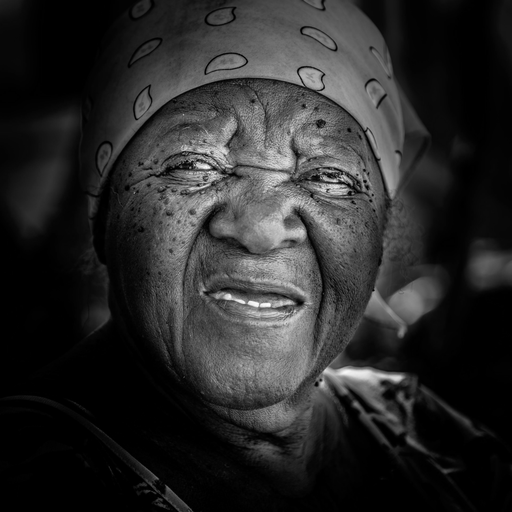
%> input picture output/round2_final/package_stage/data/processed/dark_face_512.png, 512 x 512 px
$ octave compare_histeq_bins.m   (GNU Octave 9; MATLAB toolbox functions it lacks are replaced by stand-ins)
%> lines starting %> are read from the running program, lines starting %| are printed output that depends on the picture
root = 'C:/Users/CAI BIN/Desktop/photo_analysis/output';
outDir = 'C:/Users/CAI BIN/Desktop/photo_analysis/output/round2_final/verification_results';
inputPath = fullfile(root, 'data', 'processed', 'dark_face_512.png');
pythonPath = fullfile(root, 'results', 'histogram_equalized.png');
I = imread(inputPath);
%> I is the input picture: size 512x512 uint8; min 0, max 255, mean 42.1
P = imread(pythonPath);
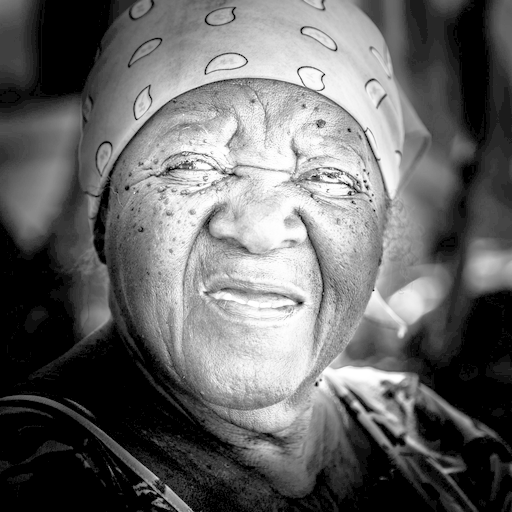
%> input picture output/round2_final/verification_results/unpacked_package_test/results/histogram_equalized.png, 512 x 512 px
%> P is the input picture: size 512x512 uint8; min 0, max 255, mean 103.3
if ~isequal(size(I), size(P)) || ~isequal(size(I), [512 512]) || ~isa(I, 'uint8') || ~isa(P, 'uint8')
    error('Input and Python result must be aligned 512-by-512 uint8 grayscale images.');
end
J64 = histeq(I);
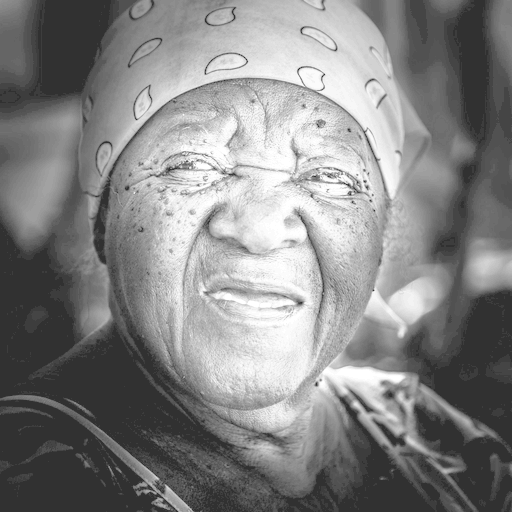
%> J64: size 512x512 uint8; min 49, max 255, mean 132.2
J256 = histeq(I, 256);
counts = imhist(I, 256);
%> counts = 256 values, max 52954 at index 1, min 0 at index 253, mean 1024
cdf = cumsum(double(counts)) / numel(I);
%> cdf = 256 values from 0.202 to 1
mapDirect = uint8(min(max(round(255 * cdf), 0), 255));
%> mapDirect = 256 values from 52 to 255
Pdirect = mapDirect(double(I) + 1);
occupied = find(counts > 0, 1, 'first');
%> occupied = 1
cdfmin = cdf(occupied);
%> cdfmin = 0.202
mapCdfMin = uint8(min(max(round(255 * (cdf - cdfmin) / (1 - cdfmin)), 0), 255));
%> mapCdfMin = 256 values from 0 to 255
Pcdfmin = mapCdfMin(double(I) + 1);
methods = string({'MATLAB histeq(I), default'; 'MATLAB histeq(I,256)'; 'Direct full-CDF mapping'; 'Python CDF-min mapping reproduced'});
outputs = {J64, J256, Pdirect, Pcdfmin};
%> outputs = 4 items
maePython = zeros(4,1); maxDiffPython = zeros(4,1); uniqueLevels = zeros(4,1); meanGray = zeros(4,1);
for k = 1:4
    D = abs(double(outputs{k}) - double(P));
    maePython(k) = mean(D(:));
    maxDiffPython(k) = max(D(:));
    uniqueLevels(k) = numel(unique(outputs{k}));
    meanGray(k) = mean(double(outputs{k}(:)));
end
%> this loop made 4 passes
%> pass 1, `D = abs(double(outputs{k}) - double(P));`:
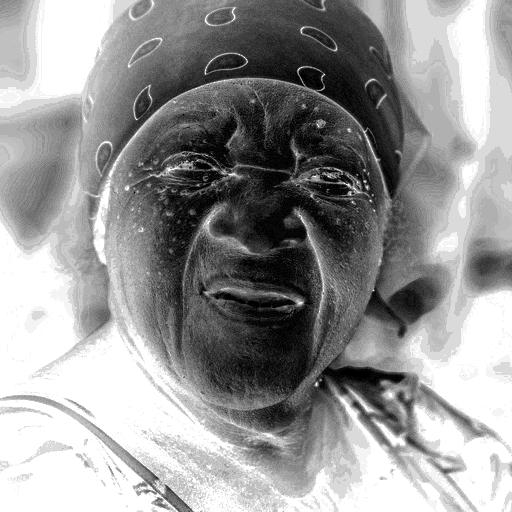
%> D: size 512x512 double; min 0, max 49, mean 28.9; drawn with min black and max white
%> after the loop, maePython = [28.94; 30.25; 30.75; 0]; maxDiffPython = [49; 51; 52; 0]; meanGray = [132.2; 133.5; 134; 103.3]; uniqueLevels = [46; 139; 140; 150]
T = table(methods, maePython, maxDiffPython, uniqueLevels, meanGray, ...
    'VariableNames', {'method','mae_vs_python','max_abs_diff_vs_python','unique_output_levels','output_mean_gray'});
%> T = 4 items; mae_vs_python, max_abs_diff_vs_python, unique_output_levels and output_mean_gray: 28.94 49 46 132.2, 30.25 51 139 133.5, 30.75 52 140 134, 0 0 150 103.3
writetable(T, fullfile(outDir, 'histeq_method_comparison.csv'));
imwrite(J64, fullfile(outDir, 'matlab_histeq_default64.png'));
imwrite(J256, fullfile(outDir, 'matlab_histeq_256.png'));
fid = fopen(fullfile(outDir, 'histeq_bin_comparison.txt'), 'w');
fprintf(fid, 'MATLAB_VERSION=%s\n', version);
fprintf(fid, 'INPUT_PATH=%s\n', inputPath);
fprintf(fid, 'PYTHON_RESULT_PATH=%s\n', pythonPath);
fprintf(fid, 'INPUT_SIZE=%d x %d\n', size(I,1), size(I,2));
fprintf(fid, 'INPUT_CLASS=%s\n', class(I));
fprintf(fid, 'PYTHON_OUTPUT_CLASS=%s\n', class(P));
fprintf(fid, 'MATLAB_DEFAULT_BINS=64 (MathWorks documentation)\n');
fprintf(fid, 'DEFAULT64_VS_256_MAE=%.9f\n', mean(abs(double(J64(:))-double(J256(:)))));
fprintf(fid, 'MATLAB256_VS_DIRECT_FULL_CDF_MAE=%.9f\n', mean(abs(double(J256(:))-double(Pdirect(:)))));
fprintf(fid, 'PYTHON_CDFMIN_RECONSTRUCTION_MAE=%.9f\n', mean(abs(double(Pcdfmin(:))-double(P(:)))));
fclose(fid);
%> (the run ends here)
